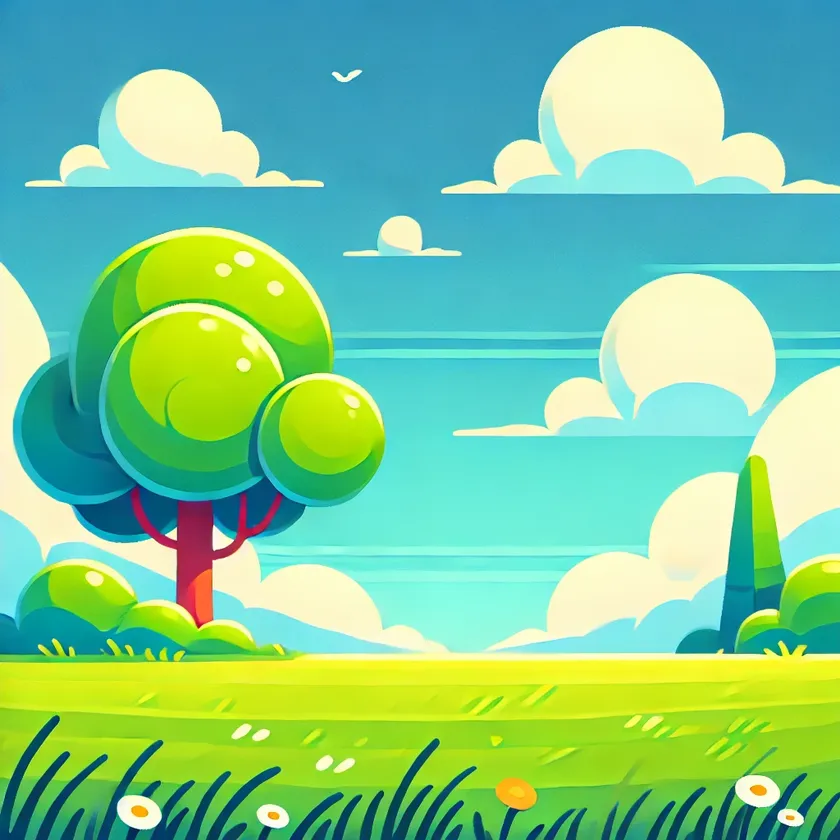
#> input picture vanacum.webp, 840 x 840 px, shrunk from 1024 x 1024 before the run
$ jupyter execute ISP-6.ipynb
#> lines starting #> are read from the running program, lines starting #| are printed output that depends on the picture
[cell 1]
import cv2
import numpy as np
import matplotlib.pyplot as plt
img=cv2.imread('vanacum.webp',0)
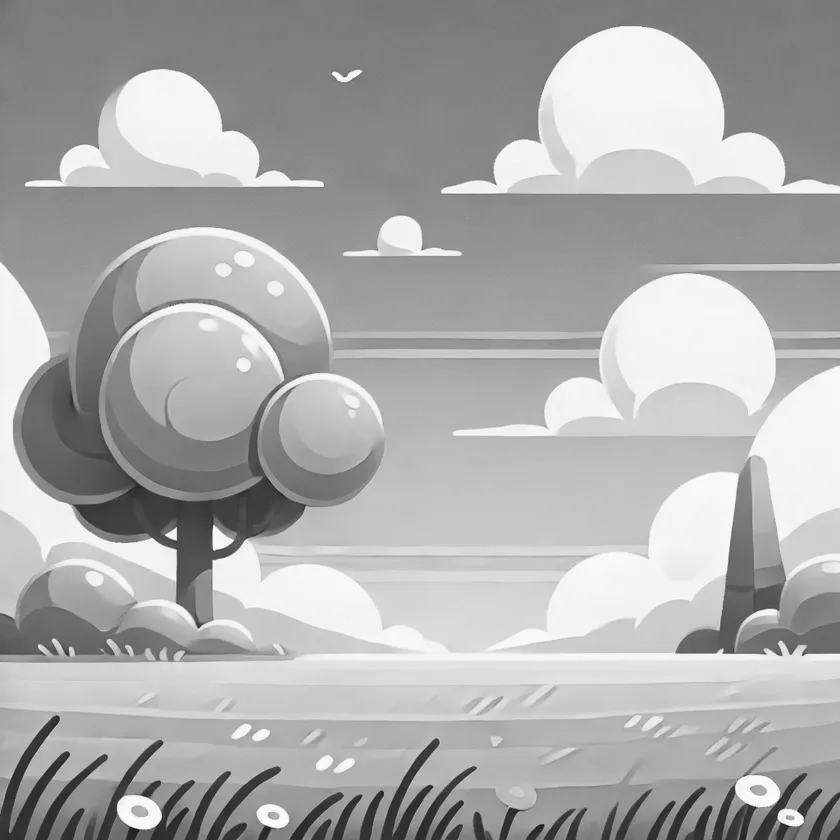
#> img: shape (840, 840); min 20, max 255, mean 172.8
kernel=np.ones((5,5),np.uint8)
dilate=cv2.dilate(img,kernel,iterations=1)
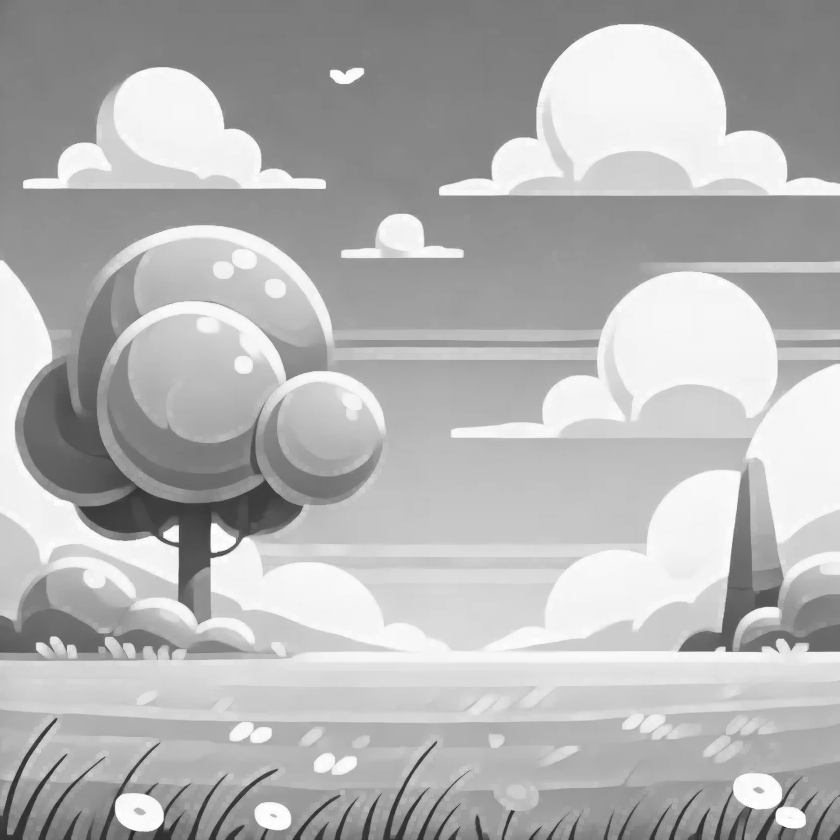
#> dilate: shape (840, 840); min 37, max 255, mean 180
erode=cv2.erode(img,kernel,iterations=1)
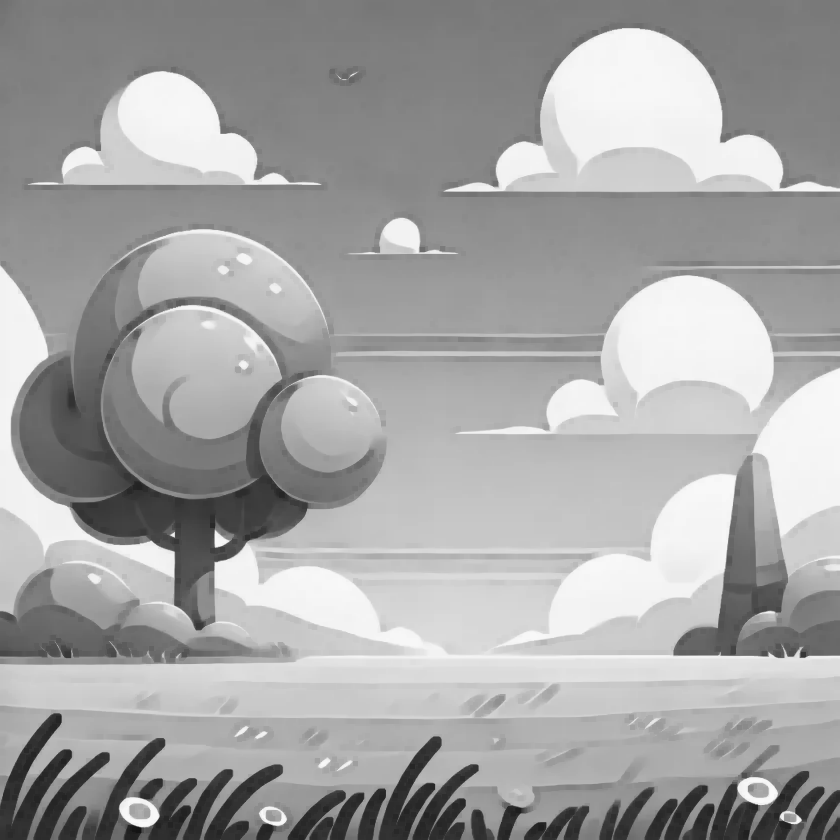
#> erode: shape (840, 840); min 20, max 250, mean 165.3
plt.subplot(1,3,1)
plt.title("original image")
plt.imshow(img,cmap='gray')
plt.subplot(1,3,2)
plt.title("eroded image")
plt.imshow(erode,cmap='gray')
plt.subplot(1,3,3)
plt.title("dilated image")
plt.imshow(dilate,cmap='gray')
plt.show()
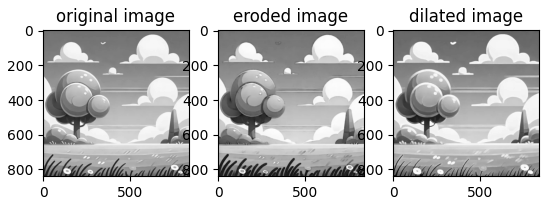
#> figure drawn by matplotlib, 3 panels
